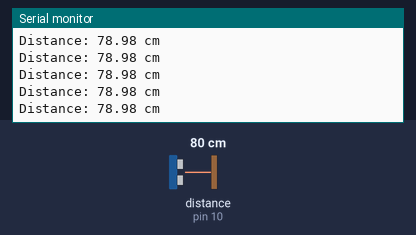
The sketch below on a simulated Arduino Uno, built with avr-gcc and run on an emulated ATmega328P. Parts: the last lines printed to the serial monitor. Wiring (inferred from the names in the program): ultrasonic range finder: trigger pin 9; echo pin 10. The inputs (shaded band) are chosen by the test bench; at power-on: distance to the obstacle (sensor on pin 10) 80 cm. The echo pulse lasts 58.3 µs per cm.

Above: at 1.2 s.
1.3 s: distance to the obstacle (sensor on pin 10) set to 2 cm
At 1.51 s:
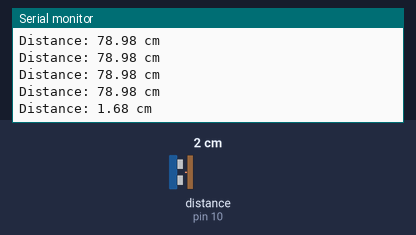
4.3 s: distance to the obstacle (sensor on pin 10) set to 120 cm
At 4.42 s:
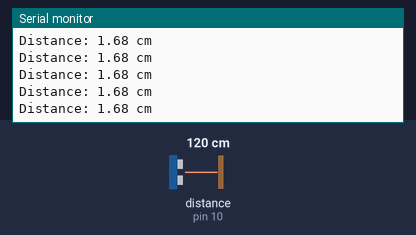
Timing chart, 0 to 7.3 s (numbered marks = the images above; inputs shaded):
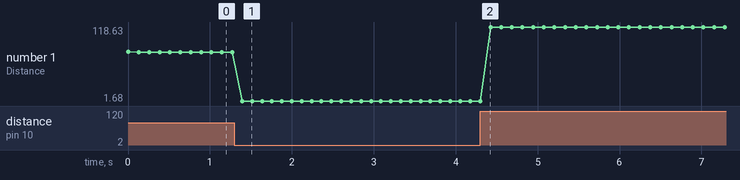

The sketch:

BluetoothUltrasound.ino
```cpp
#include <SoftwareSerial.h>

#define TRIG_PIN 9
#define ECHO_PIN 10

SoftwareSerial BTSerial(2, 3); // RX, TX (Bluetooth module)

void setup() {
  Serial.begin(9600);
  BTSerial.begin(9600);
  pinMode(TRIG_PIN, OUTPUT);
  pinMode(ECHO_PIN, INPUT);
}

void loop() {
  digitalWrite(TRIG_PIN, LOW);
  delayMicroseconds(2);
  digitalWrite(TRIG_PIN, HIGH);
  delayMicroseconds(10);
  digitalWrite(TRIG_PIN, LOW);

  long duration = pulseIn(ECHO_PIN, HIGH);
  float distance = duration * 0.034 / 2;  // Convert to cm

  String data = "Distance: " + String(distance) + " cm";
  Serial.println(data);
  BTSerial.println(data);

  delay(100);  // Send data every .1 second
}
```

Measured:
- after the input at 1.3 s, the serial monitor: prints a new line after 0.09 s (image 1)
- plotted number 1: 78.98 → 1.68 after the input at 1.3 s, 1.68 → 118.63 after the input at 4.3 s
